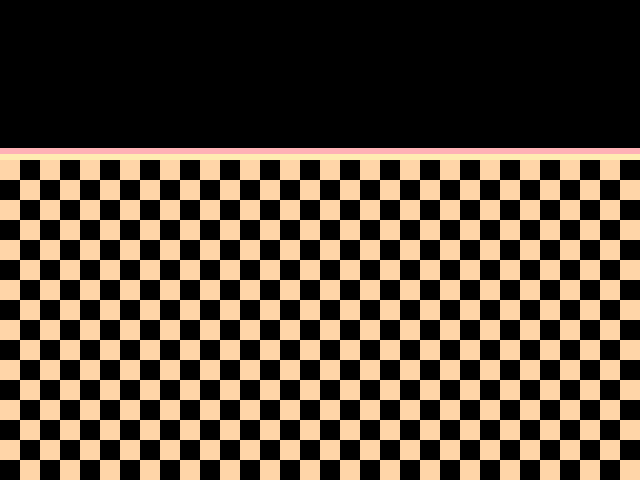

The image is a tile-based game level rendered from a .tmx file. Its description and complete source (layers, tilesets, objects, tile grids) follow:
An orthogonal 16x12 tile map with 40x40 px tiles, 1 tile layer (floor) and 5 objects (greenroom_floor).

<map version="1.10" tiledversion="1.10.0" orientation="orthogonal" renderorder="right-down" width="16" height="12" tilewidth="40" tileheight="40" infinite="0" nextlayerid="6" nextobjectid="7">
 <editorsettings>
  <export target="data.lua" format="lua" />
 </editorsettings>
 <tileset firstgid="1" source="../../../tilesets/ch3_dw_tvland_stage.tsx" />
 <objectgroup id="2" name="objects_floor">
  <object id="1" name="greenroom_floor" x="-40" y="0" width="40" height="40" />
 </objectgroup>
 <layer id="1" name="floor" width="16" height="12">
  <data encoding="csv">
0,0,0,0,0,0,0,0,0,0,0,0,0,0,0,0,
0,0,0,0,0,0,0,0,0,0,0,0,0,0,0,0,
0,0,0,0,0,0,0,0,0,0,0,0,0,0,0,0,
253,253,253,253,253,253,253,253,253,253,253,253,253,253,253,253,
236,236,236,236,236,236,236,236,236,236,236,236,236,236,236,236,
236,236,236,236,236,236,236,236,236,236,236,236,236,236,236,236,
236,236,236,236,236,236,236,236,236,236,236,236,236,236,236,236,
236,236,236,236,236,236,236,236,236,236,236,236,236,236,236,236,
236,236,236,236,236,236,236,236,236,236,236,236,236,236,236,236,
236,236,236,236,236,236,236,236,236,236,236,236,236,236,236,236,
236,236,236,236,236,236,236,236,236,236,236,236,236,236,236,236,
236,236,236,236,236,236,236,236,236,236,236,236,236,236,236,236
</data>
 </layer>
 <objectgroup id="3" name="objects_party" />
 <objectgroup color="#0000ff" id="5" name="collisions">
  <object id="3" x="0" y="120" width="640" height="40" />
  <object id="4" x="640" y="160" width="40" height="320" />
  <object id="5" x="0" y="480" width="640" height="40" />
  <object id="6" x="-40" y="160" width="40" height="320" />
 </objectgroup>
</map>
